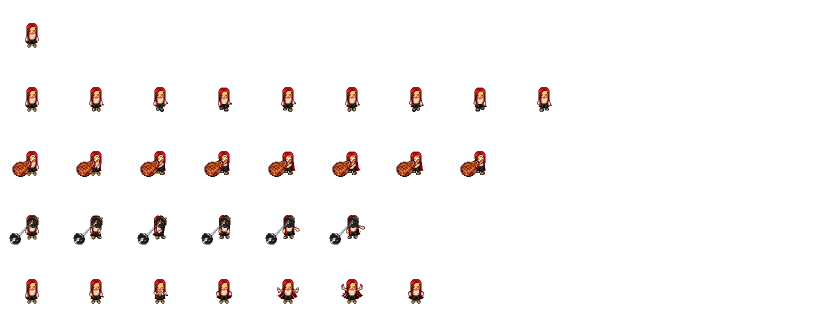
#> input picture generators/ai_base_chars/npc_007.png, 1664 x 640 px, found by its file name (shown at 1/2 size); its folder holds only this picture in this run
$ python perfect_matte.py
#> lines starting #> are read from the running program, lines starting #| are printed output that depends on the picture
from PIL import Image, ImageOps, ImageFilter
import os
import collections

BASE_DIR = r"d:\NFTagachi\generators"
RAW_DIR = os.path.join(BASE_DIR, "ai_base_chars")
TARGET_SIZE = 128

def is_magenta(p):
    r, g, b, a = p
    # Robust check for the pink/magenta background
    if r > 110 and b > 90 and r > g * 1.15 and b > g * 1.15:
        return True
    # Extra check for darker pink artifacts
    if r > 60 and b > 50 and r > g * 1.5 and b > g * 1.5:
        return True
    return False

def is_dark_line(p):
    r, g, b, a = p
    # Grid lines are very dark
    return r < 75 and g < 75 and b < 75

def perfect_matte(filename):
#> called with filename = 'npc_007.png'
    path = os.path.join(RAW_DIR, filename)
    if not os.path.exists(path): return

    img = Image.open(path).convert("RGBA")
#> img is the input picture: PIL image 1664x640 RGBA; mean R, G, B, A 4.8, 2.4, 1.8, 9.6
    width, height = img.size
#> width = 1664; height = 640
    pixels = img.load()

    # 1. Global Magenta Clearing (Robust)
    new_data = []
    for p in img.getdata():
        if is_magenta(p):
            new_data.append((0, 0, 0, 0))
        else:
            new_data.append(p)
#> after the loop, new_data = 1064960 items
    img.putdata(new_data)
    pixels = img.load() # Refresh

    # 2. Seeded BFS for Grid Lines
    # We clear any dark pixels connected to the corners
    visited = set()
    mask = Image.new("L", (width, height), 255)
#> mask: PIL image 1664x640 L; every value is 255
    mask_pix = mask.load()

    q = collections.deque()
    for x in [0, 1, width-2, width-1]:
        for y in range(height):
            p = pixels[x, y]
            if p[3] == 0 or is_dark_line(p):
                q.append((x, y))
                visited.add((x, y))
                mask_pix[x, y] = 0
#> after the loop, visited = 2560 items
    for y in [0, 1, height-2, height-1]:
        for x in range(width):
            p = pixels[x, y]
            if p[3] == 0 or is_dark_line(p):
                if (x, y) not in visited:
                    q.append((x, y))
                    visited.add((x, y))
                    mask_pix[x, y] = 0
#> after the loop, visited = 9200 items

    while q:
        cx, cy = q.popleft()
        for dx, dy in [(0, 1), (0, -1), (1, 0), (-1, 0)]:
            nx, ny = cx + dx, cy + dy
            if 0 <= nx < width and 0 <= ny < height and (nx, ny) not in visited:
                p = pixels[nx, ny]
                # Follow transparency (cleared magenta) OR dark lines
                if p[3] == 0 or is_dark_line(p):
                    visited.add((nx, ny))
                    mask_pix[nx, ny] = 0
                    q.append((nx, ny))
#> after the loop, visited = 1039389 items

    # Apply line mask
    mask_data = mask.getdata()
    final_data = []
    for i, p in enumerate(img.getdata()):
        if mask_data[i] == 0:
            final_data.append((0, 0, 0, 0))
        else:
            final_data.append(p)
#> after the loop, final_data = 1064960 items
    img.putdata(final_data)
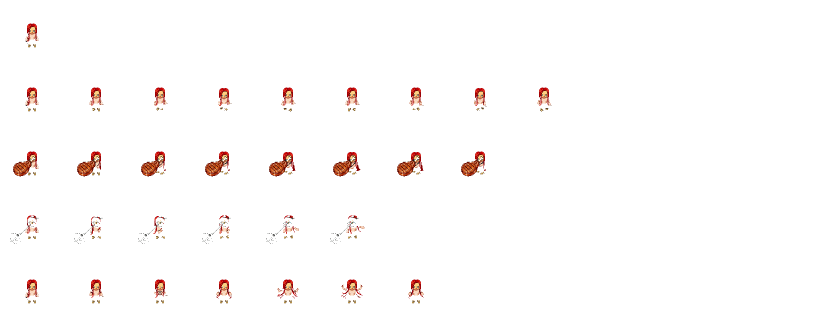
#> img: PIL image 1664x640 RGBA (shown at 1/2 size); mean R, G, B, A 4.3, 2.2, 1.6, 6.1; transparent parts drawn white

    # 3. Final Trimming & Perfect Proportioning
    bbox = img.getbbox()
#> bbox = (21, 47, 1103, 607)
    if not bbox: return

    char = img.crop(bbox)
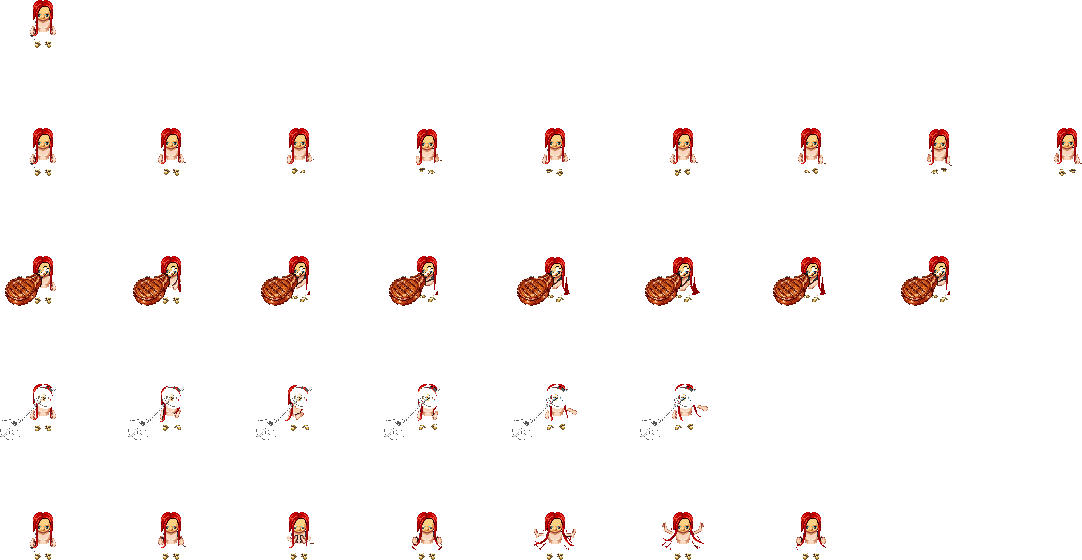
#> char: PIL image 1082x560 RGBA; mean R, G, B, A 7.6, 3.8, 2.8, 10.7; transparent parts drawn white
    cw, ch = char.size
#> cw = 1082; ch = 560

    canvas = Image.new("RGBA", (TARGET_SIZE, TARGET_SIZE), (0, 0, 0, 0))
#> canvas: PIL image 128x128 RGBA; every value is 0
    limit = TARGET_SIZE - 20
    scale = min(limit / cw, limit / ch)
#> scale = 0.0998
    if scale > 2.0: scale = 2.0 # Don't over-scale

    nw, nh = int(cw * scale), int(ch * scale)
#> nw = 108; nh = 55
    char = char.resize((nw, nh), Image.Resampling.LANCZOS)
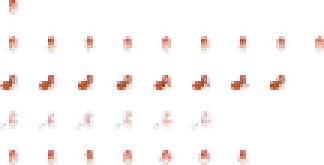
#> char: PIL image 108x55 RGBA (shown 3 times larger); mean R, G, B, A 33.6, 15.8, 11, 11; transparent parts drawn white

    ox = (TARGET_SIZE - nw) // 2
#> ox = 10
    oy = (TARGET_SIZE - nh) // 2
#> oy = 36
    canvas.paste(char, (ox, oy), char)
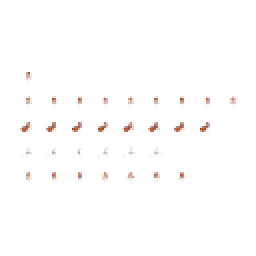
#> canvas: PIL image 128x128 RGBA (shown 2 times larger); mean R, G, B, A 2.9, 1.5, 1.1, 2.6; transparent parts drawn white

    canvas.save(path, "PNG")
    print(f"Surgically Perfected: {filename}")

if __name__ == "__main__":
    files = [f for f in os.listdir(RAW_DIR) if f.endswith(".png")]
    for f in files:
        perfect_matte(f)
